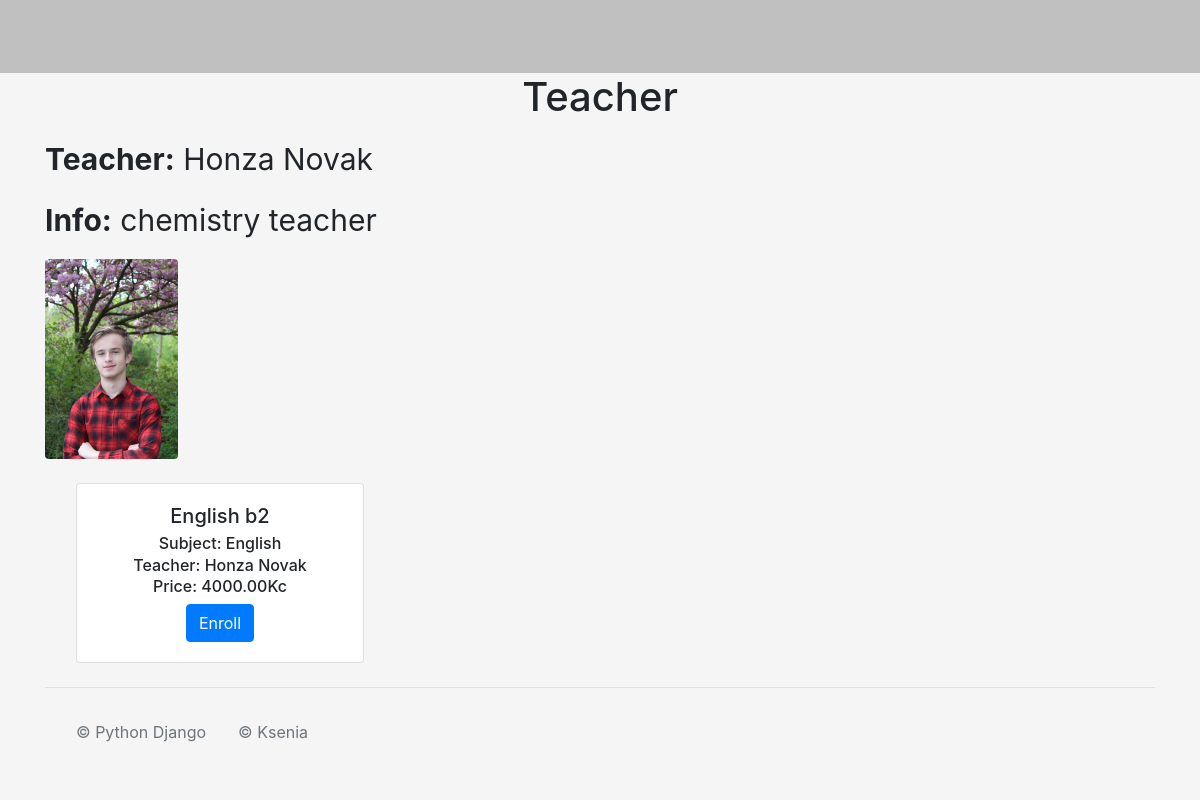
Page /teacher/2 on the earlier database version.
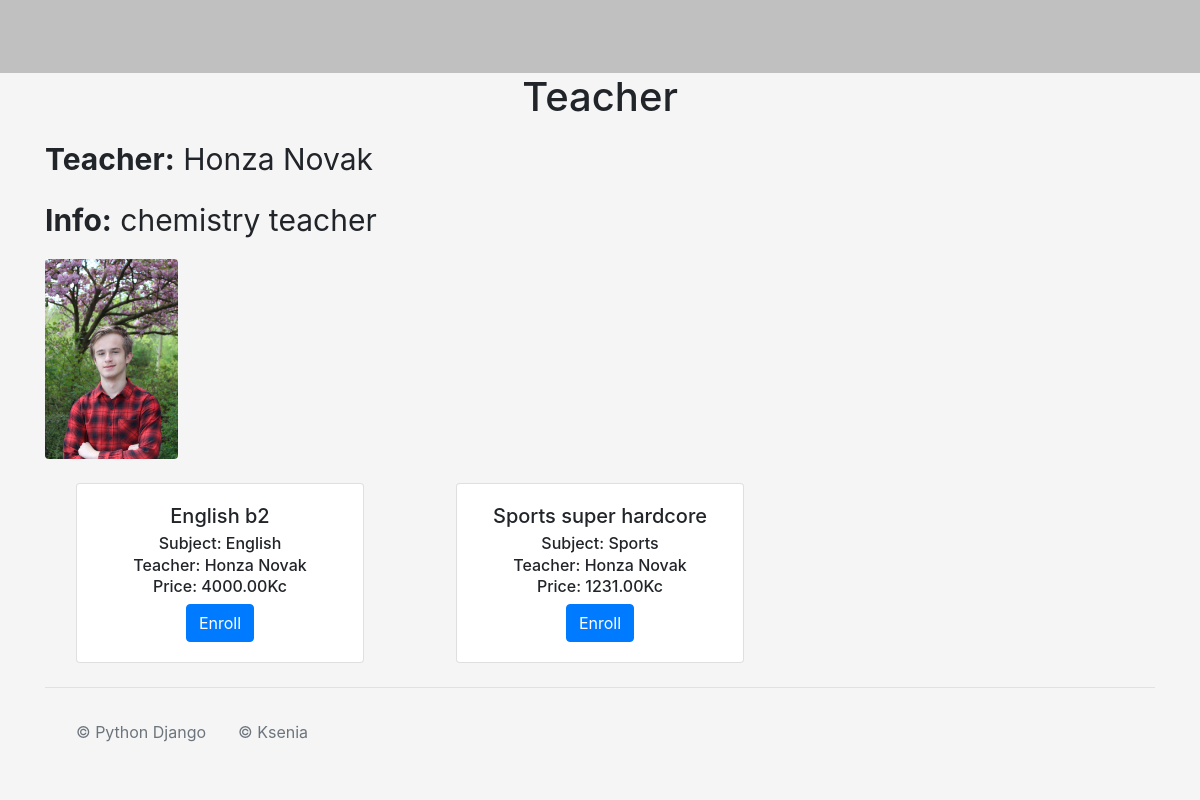
Same page on the later database version.
### CoursesApp/models.py (models this page shows)
class Course(models.Model):
    Name = models.CharField(max_length=100, unique=True)
    Subject = models.ForeignKey(Subject, on_delete=models.PROTECT)
    Teacher = models.ForeignKey(Teacher, on_delete=models.PROTECT)
    Info = models.CharField(max_length=200)
    Price = models.DecimalField(max_digits=10, decimal_places=2, blank=True, null=True)

class Subject(models.Model):
    Name = models.CharField(max_length=60, unique=True)

class Teacher(models.Model):
    Username = models.CharField(max_length=30, unique=True)
    Password = models.CharField(max_length=64)
    Name = models.CharField(max_length=60)
    Surname = models.CharField(max_length=60)
    Photo = models.ImageField(upload_to="images/", blank=True, null=True)
    Bio = models.CharField(max_length=200)

### CoursesApp/views.py (the view)
# urls.py: path("teacher/<int:teacher_id>", views.SingleTeacher, name="teacher"),
def SingleTeacher(request, teacher_id):
    teacher = Teacher.objects.get(id=teacher_id)
    courses = Course.objects.filter(Teacher__id = teacher_id)
    return render(request, 'teacher.html', {"teacher": teacher, "courses" : courses})

### CoursesApp/templates/teacher.html (shortened to what this page needs)
{% load static %}
<!DOCTYPE html>
<html>
  <head>
    <link href="https://cdn.jsdelivr.net/npm/bootstrap@5.2.3/dist/css/bootstrap.min.css" rel="stylesheet" />
    <link rel="stylesheet" href="https://cdn.jsdelivr.net/npm/bootstrap@4.0.0/dist/css/bootstrap.min.css" />
    <link rel="stylesheet" type="text/css" href="{% static 'css/style.css' %}" />
    <link rel="stylesheet" href="https://cdnjs.cloudflare.com/ajax/libs/font-awesome/6.4.0/css/all.min.css" />
  </head>
  <body style="min-width: 450px; " class="d-flex flex-column min-vh-100">
    <nav class="navbar bg-body-tertiary d-flex justify-content-center" style="background-color: rgb(192, 192, 192); height: 100px;">
      <div style="position: relative; top: -2px; z-index: 1;">
      </div>
    </nav>
    <h1 style="align-self: center;">Teacher</h1>
    <div class="container mt-2">
      <p style="font-size: 30px;">
        <strong>Teacher:</strong> {{ teacher.Name }} {{ teacher.Surname }}
      </p>
      <p style="font-size: 30px;">
        <strong>Info:</strong> {{ teacher.Bio }}
      </p>
      <img src="{{ teacher.Photo.url }}" class="rounded" style="max-width: 100%; height: 200px; align-self: start" />
      <div class="row g-2 mt-3">
        {% for course in courses %}
          <div class="col-xl-4 col-md-6 col-sm-12 text-center" style="display: flex; flex-direction: row; justify-content: center;">
            <div class="card" style="width: 18rem;">
              <a href="{% url 'course' course_id=course.id %}" style=" color: inherit;
              text-decoration: inherit;">
                <div class="card-body">
                  <h5 class="card-title">{{ course.Name }}</h5>
                  <h6 class="card-subtitle mb-2 text-body-secondary">Subject: {{ course.Subject.Name }}</h6>
                  <h6 class="card-subtitle mb-2 text-body-secondary">Teacher: {{ course.Teacher.Name }} {{ course.Teacher.Surname }}</h6>
                  <h6 class="card-subtitle mb-2 text-body-secondary">Price: {{ course.Price }}Kc</h6>
                  <form method="post" action="{% url 'allCourses' subject_id=course.Subject.id %}">
                    <button type="submit" class="btn btn-primary">Enroll</button>
                  </form>
                </div>
              </a>
            </div>
          </div>
        {% endfor %}
      </div>
    </div>
    <div class="container mt-auto" style=" bottom: 0; ">
      <footer class="d-flex flex-wrap justify-content-center justify-content-md-between align-items-center py-3 my-4 border-top">
        <div class="col-md-4 d-flex align-items-center">
          <span class="m-3 text-muted">© Python Django</span>
          <span class="m-3 text-muted">© Ksenia</span>
        </div>
      </footer>
    </div>
  </body>
</html>

Differences in the rows shown:
added Course: Name "Sports super hardcore", Subject.Name "Sports", Teacher.Name "Honza", Teacher.Surname "Novak", Price "1231.00"
